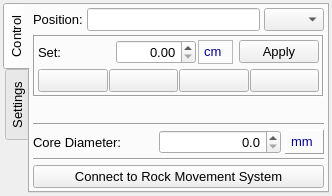
<?xml version="1.0" encoding="UTF-8"?>
<ui version="4.0">
 <class>LeuzeDistanceMeter</class>
 <widget class="QWidget" name="LeuzeDistanceMeter">
  <property name="geometry">
   <rect>
    <x>0</x>
    <y>0</y>
    <width>332</width>
    <height>196</height>
   </rect>
  </property>
  <property name="windowTitle">
   <string>Form</string>
  </property>
  <layout class="QGridLayout" name="gridLayout_3">
   <property name="leftMargin">
    <number>3</number>
   </property>
   <property name="topMargin">
    <number>3</number>
   </property>
   <property name="rightMargin">
    <number>3</number>
   </property>
   <property name="bottomMargin">
    <number>3</number>
   </property>
   <item row="0" column="0">
    <widget class="QTabWidget" name="tabWidget">
     <property name="font">
      <font>
       <pointsize>10</pointsize>
      </font>
     </property>
     <property name="tabPosition">
      <enum>QTabWidget::West</enum>
     </property>
     <property name="currentIndex">
      <number>0</number>
     </property>
     <widget class="QWidget" name="tabControl">
      <attribute name="title">
       <string>Control</string>
      </attribute>
      <layout class="QGridLayout" name="gridLayout_2">
       <property name="leftMargin">
        <number>3</number>
       </property>
       <property name="topMargin">
        <number>3</number>
       </property>
       <property name="rightMargin">
        <number>3</number>
       </property>
       <property name="bottomMargin">
        <number>3</number>
       </property>
       <property name="spacing">
        <number>4</number>
       </property>
       <item row="5" column="0" colspan="2">
        <widget class="QFrame" name="framePosControl">
         <property name="frameShape">
          <enum>QFrame::Box</enum>
         </property>
         <property name="frameShadow">
          <enum>QFrame::Sunken</enum>
         </property>
         <layout class="QGridLayout" name="gridLayout">
          <property name="leftMargin">
           <number>3</number>
          </property>
          <property name="topMargin">
           <number>3</number>
          </property>
          <property name="rightMargin">
           <number>3</number>
          </property>
          <property name="bottomMargin">
           <number>3</number>
          </property>
          <property name="verticalSpacing">
           <number>5</number>
          </property>
          <item row="0" column="0">
           <layout class="QHBoxLayout" name="horizontalLayout_3">
            <property name="spacing">
             <number>6</number>
            </property>
            <item>
             <layout class="QHBoxLayout" name="horizontalLayout_2">
              <property name="spacing">
               <number>2</number>
              </property>
              <item>
               <widget class="QLabel" name="lblSetPosition">
                <property name="font">
                 <font>
                  <pointsize>10</pointsize>
                 </font>
                </property>
                <property name="text">
                 <string>Set:</string>
                </property>
               </widget>
              </item>
              <item>
               <widget class="QDoubleSpinBox" name="dsboxSetPosition">
                <property name="minimumSize">
                 <size>
                  <width>80</width>
                  <height>0</height>
                 </size>
                </property>
                <property name="font">
                 <font>
                  <pointsize>10</pointsize>
                 </font>
                </property>
                <property name="alignment">
                 <set>Qt::AlignRight|Qt::AlignTrailing|Qt::AlignVCenter</set>
                </property>
               </widget>
              </item>
              <item>
               <widget class="QFrame" name="frame_7">
                <property name="sizePolicy">
                 <sizepolicy hsizetype="Maximum" vsizetype="Preferred">
                  <horstretch>0</horstretch>
                  <verstretch>0</verstretch>
                 </sizepolicy>
                </property>
                <property name="frameShape">
                 <enum>QFrame::StyledPanel</enum>
                </property>
                <property name="frameShadow">
                 <enum>QFrame::Raised</enum>
                </property>
                <layout class="QGridLayout" name="gridLayout_13">
                 <property name="leftMargin">
                  <number>5</number>
                 </property>
                 <property name="topMargin">
                  <number>1</number>
                 </property>
                 <property name="rightMargin">
                  <number>10</number>
                 </property>
                 <property name="bottomMargin">
                  <number>1</number>
                 </property>
                 <item row="0" column="0">
                  <widget class="QLabel" name="label_7">
                   <property name="text">
                    <string>&lt;font color=darkblue&gt;cm&lt;/font&gt;</string>
                   </property>
                  </widget>
                 </item>
                </layout>
               </widget>
              </item>
             </layout>
            </item>
            <item>
             <widget class="QPushButton" name="pbtSet">
              <property name="sizePolicy">
               <sizepolicy hsizetype="Maximum" vsizetype="Fixed">
                <horstretch>0</horstretch>
                <verstretch>0</verstretch>
               </sizepolicy>
              </property>
              <property name="minimumSize">
               <size>
                <width>0</width>
                <height>0</height>
               </size>
              </property>
              <property name="font">
               <font>
                <pointsize>10</pointsize>
               </font>
              </property>
              <property name="text">
               <string>Apply</string>
              </property>
              <property name="checkable">
               <bool>true</bool>
              </property>
             </widget>
            </item>
           </layout>
          </item>
          <item row="1" column="0">
           <layout class="QHBoxLayout" name="horizontalLayout">
            <property name="spacing">
             <number>1</number>
            </property>
            <item>
             <widget class="QPushButton" name="pbtBegin">
              <property name="minimumSize">
               <size>
                <width>0</width>
                <height>0</height>
               </size>
              </property>
              <property name="text">
               <string/>
              </property>
              <property name="iconSize">
               <size>
                <width>24</width>
                <height>24</height>
               </size>
              </property>
              <property name="checkable">
               <bool>true</bool>
              </property>
             </widget>
            </item>
            <item>
             <widget class="QPushButton" name="pbtBack">
              <property name="minimumSize">
               <size>
                <width>0</width>
                <height>0</height>
               </size>
              </property>
              <property name="text">
               <string/>
              </property>
              <property name="iconSize">
               <size>
                <width>24</width>
                <height>24</height>
               </size>
              </property>
              <property name="checkable">
               <bool>true</bool>
              </property>
             </widget>
            </item>
            <item>
             <widget class="QPushButton" name="pbtForward">
              <property name="minimumSize">
               <size>
                <width>0</width>
                <height>0</height>
               </size>
              </property>
              <property name="text">
               <string/>
              </property>
              <property name="iconSize">
               <size>
                <width>24</width>
                <height>24</height>
               </size>
              </property>
              <property name="checkable">
               <bool>true</bool>
              </property>
             </widget>
            </item>
            <item>
             <widget class="QPushButton" name="pbtEnd">
              <property name="minimumSize">
               <size>
                <width>0</width>
                <height>0</height>
               </size>
              </property>
              <property name="text">
               <string/>
              </property>
              <property name="iconSize">
               <size>
                <width>24</width>
                <height>24</height>
               </size>
              </property>
              <property name="checkable">
               <bool>true</bool>
              </property>
             </widget>
            </item>
           </layout>
          </item>
         </layout>
        </widget>
       </item>
       <item row="0" column="0" rowspan="2" colspan="2">
        <layout class="QHBoxLayout" name="horizontalLayout_8">
         <item>
          <widget class="QLabel" name="lblPosition">
           <property name="font">
            <font>
             <pointsize>10</pointsize>
            </font>
           </property>
           <property name="text">
            <string>Position:</string>
           </property>
          </widget>
         </item>
         <item>
          <widget class="QLineEdit" name="ledDistance">
           <property name="minimumSize">
            <size>
             <width>0</width>
             <height>0</height>
            </size>
           </property>
           <property name="maximumSize">
            <size>
             <width>16777215</width>
             <height>16777215</height>
            </size>
           </property>
           <property name="font">
            <font>
             <pointsize>10</pointsize>
             <weight>75</weight>
             <bold>true</bold>
            </font>
           </property>
           <property name="alignment">
            <set>Qt::AlignRight|Qt::AlignTrailing|Qt::AlignVCenter</set>
           </property>
           <property name="readOnly">
            <bool>true</bool>
           </property>
          </widget>
         </item>
         <item>
          <widget class="QComboBox" name="cboxDistance">
           <property name="maximumSize">
            <size>
             <width>60</width>
             <height>16777215</height>
            </size>
           </property>
           <property name="font">
            <font>
             <pointsize>10</pointsize>
            </font>
           </property>
          </widget>
         </item>
        </layout>
       </item>
       <item row="8" column="0" colspan="2">
        <layout class="QHBoxLayout" name="horizontalLayout_7">
         <item>
          <widget class="QLabel" name="lblCoreDiameter">
           <property name="font">
            <font>
             <pointsize>10</pointsize>
            </font>
           </property>
           <property name="text">
            <string>Core Diameter:</string>
           </property>
          </widget>
         </item>
         <item>
          <widget class="QDoubleSpinBox" name="dsboxCoreDiameter">
           <property name="font">
            <font>
             <pointsize>10</pointsize>
            </font>
           </property>
           <property name="alignment">
            <set>Qt::AlignRight|Qt::AlignTrailing|Qt::AlignVCenter</set>
           </property>
           <property name="readOnly">
            <bool>false</bool>
           </property>
           <property name="decimals">
            <number>1</number>
           </property>
           <property name="maximum">
            <double>999.000000000000000</double>
           </property>
           <property name="singleStep">
            <double>10.000000000000000</double>
           </property>
          </widget>
         </item>
         <item>
          <widget class="QFrame" name="frame_5">
           <property name="sizePolicy">
            <sizepolicy hsizetype="Maximum" vsizetype="Preferred">
             <horstretch>0</horstretch>
             <verstretch>0</verstretch>
            </sizepolicy>
           </property>
           <property name="frameShape">
            <enum>QFrame::Panel</enum>
           </property>
           <property name="frameShadow">
            <enum>QFrame::Raised</enum>
           </property>
           <layout class="QGridLayout" name="gridLayout_11">
            <property name="leftMargin">
             <number>5</number>
            </property>
            <property name="topMargin">
             <number>1</number>
            </property>
            <property name="rightMargin">
             <number>10</number>
            </property>
            <property name="bottomMargin">
             <number>1</number>
            </property>
            <item row="0" column="0">
             <widget class="QLabel" name="label_5">
              <property name="text">
               <string>&lt;font color=darkblue&gt;mm&lt;/font&gt;</string>
              </property>
             </widget>
            </item>
           </layout>
          </widget>
         </item>
        </layout>
       </item>
       <item row="6" column="0">
        <spacer name="verticalSpacer">
         <property name="orientation">
          <enum>Qt::Vertical</enum>
         </property>
         <property name="sizeHint" stdset="0">
          <size>
           <width>20</width>
           <height>40</height>
          </size>
         </property>
        </spacer>
       </item>
       <item row="10" column="0" colspan="2">
        <widget class="QPushButton" name="pbtConnect">
         <property name="text">
          <string>Connect to Rock Movement System</string>
         </property>
         <property name="checkable">
          <bool>true</bool>
         </property>
        </widget>
       </item>
       <item row="9" column="0" colspan="2">
        <widget class="Line" name="line_4">
         <property name="orientation">
          <enum>Qt::Horizontal</enum>
         </property>
        </widget>
       </item>
       <item row="7" column="0" colspan="2">
        <widget class="Line" name="line_3">
         <property name="orientation">
          <enum>Qt::Horizontal</enum>
         </property>
        </widget>
       </item>
      </layout>
     </widget>
     <widget class="QWidget" name="tabSettings">
      <attribute name="title">
       <string>Settings</string>
      </attribute>
      <layout class="QGridLayout" name="gridLayout_6">
       <property name="leftMargin">
        <number>3</number>
       </property>
       <property name="topMargin">
        <number>3</number>
       </property>
       <property name="rightMargin">
        <number>3</number>
       </property>
       <property name="bottomMargin">
        <number>3</number>
       </property>
       <property name="spacing">
        <number>3</number>
       </property>
       <item row="3" column="0" colspan="2">
        <widget class="Line" name="line">
         <property name="orientation">
          <enum>Qt::Horizontal</enum>
         </property>
        </widget>
       </item>
       <item row="1" column="0" colspan="2">
        <widget class="Line" name="line_2">
         <property name="orientation">
          <enum>Qt::Horizontal</enum>
         </property>
        </widget>
       </item>
       <item row="0" column="0" colspan="2">
        <layout class="QGridLayout" name="gridLayout_4">
         <item row="0" column="0">
          <widget class="QLabel" name="lblFrom">
           <property name="font">
            <font>
             <pointsize>10</pointsize>
            </font>
           </property>
           <property name="text">
            <string>From:</string>
           </property>
          </widget>
         </item>
         <item row="0" column="1">
          <widget class="QDoubleSpinBox" name="dsboxFrom">
           <property name="font">
            <font>
             <pointsize>10</pointsize>
            </font>
           </property>
           <property name="alignment">
            <set>Qt::AlignRight|Qt::AlignTrailing|Qt::AlignVCenter</set>
           </property>
           <property name="decimals">
            <number>2</number>
           </property>
           <property name="maximum">
            <double>2.000000000000000</double>
           </property>
           <property name="singleStep">
            <double>0.100000000000000</double>
           </property>
          </widget>
         </item>
         <item row="1" column="0">
          <widget class="QLabel" name="lblTo">
           <property name="font">
            <font>
             <pointsize>10</pointsize>
            </font>
           </property>
           <property name="text">
            <string>To:</string>
           </property>
          </widget>
         </item>
         <item row="2" column="1">
          <widget class="QDoubleSpinBox" name="dsboxStep">
           <property name="font">
            <font>
             <pointsize>10</pointsize>
            </font>
           </property>
           <property name="alignment">
            <set>Qt::AlignRight|Qt::AlignTrailing|Qt::AlignVCenter</set>
           </property>
           <property name="decimals">
            <number>2</number>
           </property>
           <property name="maximum">
            <double>2.000000000000000</double>
           </property>
           <property name="singleStep">
            <double>0.100000000000000</double>
           </property>
          </widget>
         </item>
         <item row="2" column="0">
          <widget class="QLabel" name="lblStep">
           <property name="font">
            <font>
             <pointsize>10</pointsize>
            </font>
           </property>
           <property name="text">
            <string>Step:</string>
           </property>
          </widget>
         </item>
         <item row="1" column="1">
          <widget class="QDoubleSpinBox" name="dsboxTo">
           <property name="font">
            <font>
             <pointsize>10</pointsize>
            </font>
           </property>
           <property name="alignment">
            <set>Qt::AlignRight|Qt::AlignTrailing|Qt::AlignVCenter</set>
           </property>
           <property name="decimals">
            <number>2</number>
           </property>
           <property name="maximum">
            <double>2.000000000000000</double>
           </property>
           <property name="singleStep">
            <double>0.100000000000000</double>
           </property>
          </widget>
         </item>
         <item row="1" column="2">
          <widget class="QFrame" name="frame_2">
           <property name="sizePolicy">
            <sizepolicy hsizetype="Maximum" vsizetype="Preferred">
             <horstretch>0</horstretch>
             <verstretch>0</verstretch>
            </sizepolicy>
           </property>
           <property name="frameShape">
            <enum>QFrame::Panel</enum>
           </property>
           <property name="frameShadow">
            <enum>QFrame::Raised</enum>
           </property>
           <layout class="QGridLayout" name="gridLayout_8">
            <property name="leftMargin">
             <number>5</number>
            </property>
            <property name="topMargin">
             <number>1</number>
            </property>
            <property name="rightMargin">
             <number>10</number>
            </property>
            <property name="bottomMargin">
             <number>1</number>
            </property>
            <item row="0" column="0">
             <widget class="QLabel" name="label_2">
              <property name="text">
               <string>&lt;font color=darkblue&gt;cm&lt;/font&gt;</string>
              </property>
             </widget>
            </item>
           </layout>
          </widget>
         </item>
         <item row="2" column="2">
          <widget class="QFrame" name="frame_3">
           <property name="sizePolicy">
            <sizepolicy hsizetype="Maximum" vsizetype="Preferred">
             <horstretch>0</horstretch>
             <verstretch>0</verstretch>
            </sizepolicy>
           </property>
           <property name="frameShape">
            <enum>QFrame::Panel</enum>
           </property>
           <property name="frameShadow">
            <enum>QFrame::Raised</enum>
           </property>
           <layout class="QGridLayout" name="gridLayout_9">
            <property name="leftMargin">
             <number>5</number>
            </property>
            <property name="topMargin">
             <number>1</number>
            </property>
            <property name="rightMargin">
             <number>10</number>
            </property>
            <property name="bottomMargin">
             <number>1</number>
            </property>
            <item row="0" column="0">
             <widget class="QLabel" name="label_3">
              <property name="text">
               <string>&lt;font color=darkblue&gt;cm&lt;/font&gt;</string>
              </property>
             </widget>
            </item>
           </layout>
          </widget>
         </item>
         <item row="0" column="2">
          <widget class="QFrame" name="frame">
           <property name="sizePolicy">
            <sizepolicy hsizetype="Maximum" vsizetype="Preferred">
             <horstretch>0</horstretch>
             <verstretch>0</verstretch>
            </sizepolicy>
           </property>
           <property name="frameShape">
            <enum>QFrame::Panel</enum>
           </property>
           <property name="frameShadow">
            <enum>QFrame::Raised</enum>
           </property>
           <layout class="QGridLayout" name="gridLayout_7">
            <property name="leftMargin">
             <number>5</number>
            </property>
            <property name="topMargin">
             <number>1</number>
            </property>
            <property name="rightMargin">
             <number>10</number>
            </property>
            <property name="bottomMargin">
             <number>1</number>
            </property>
            <item row="0" column="0">
             <widget class="QLabel" name="label">
              <property name="text">
               <string>&lt;font color=darkblue&gt;cm&lt;/font&gt;</string>
              </property>
             </widget>
            </item>
           </layout>
          </widget>
         </item>
        </layout>
       </item>
       <item row="2" column="0" colspan="2">
        <layout class="QGridLayout" name="gridLayout_5">
         <item row="0" column="0">
          <widget class="QLabel" name="lblCalibrLen">
           <property name="text">
            <string>Length of Calibration Sample: </string>
           </property>
          </widget>
         </item>
         <item row="0" column="1">
          <widget class="QDoubleSpinBox" name="dsboxCalibrLength">
           <property name="alignment">
            <set>Qt::AlignRight|Qt::AlignTrailing|Qt::AlignVCenter</set>
           </property>
           <property name="readOnly">
            <bool>true</bool>
           </property>
           <property name="decimals">
            <number>2</number>
           </property>
          </widget>
         </item>
         <item row="0" column="2">
          <widget class="QFrame" name="frame_4">
           <property name="sizePolicy">
            <sizepolicy hsizetype="Maximum" vsizetype="Preferred">
             <horstretch>0</horstretch>
             <verstretch>0</verstretch>
            </sizepolicy>
           </property>
           <property name="frameShape">
            <enum>QFrame::Panel</enum>
           </property>
           <property name="frameShadow">
            <enum>QFrame::Raised</enum>
           </property>
           <layout class="QGridLayout" name="gridLayout_10">
            <property name="leftMargin">
             <number>5</number>
            </property>
            <property name="topMargin">
             <number>1</number>
            </property>
            <property name="rightMargin">
             <number>10</number>
            </property>
            <property name="bottomMargin">
             <number>1</number>
            </property>
            <item row="0" column="0">
             <widget class="QLabel" name="label_4">
              <property name="text">
               <string>&lt;font color=darkblue&gt;cm&lt;/font&gt;</string>
              </property>
             </widget>
            </item>
           </layout>
          </widget>
         </item>
         <item row="1" column="0">
          <widget class="QLabel" name="lblPorosity">
           <property name="text">
            <string>Porosity of Calibration Sample:</string>
           </property>
          </widget>
         </item>
         <item row="1" column="1">
          <widget class="QDoubleSpinBox" name="dsboxPorosity">
           <property name="alignment">
            <set>Qt::AlignRight|Qt::AlignTrailing|Qt::AlignVCenter</set>
           </property>
           <property name="readOnly">
            <bool>true</bool>
           </property>
           <property name="maximum">
            <double>100.000000000000000</double>
           </property>
          </widget>
         </item>
         <item row="1" column="2">
          <widget class="QFrame" name="frame_8">
           <property name="sizePolicy">
            <sizepolicy hsizetype="Maximum" vsizetype="Preferred">
             <horstretch>0</horstretch>
             <verstretch>0</verstretch>
            </sizepolicy>
           </property>
           <property name="frameShape">
            <enum>QFrame::Panel</enum>
           </property>
           <property name="frameShadow">
            <enum>QFrame::Raised</enum>
           </property>
           <layout class="QGridLayout" name="gridLayout_14">
            <property name="leftMargin">
             <number>5</number>
            </property>
            <property name="topMargin">
             <number>1</number>
            </property>
            <property name="rightMargin">
             <number>10</number>
            </property>
            <property name="bottomMargin">
             <number>1</number>
            </property>
            <item row="0" column="0">
             <widget class="QLabel" name="label_8">
              <property name="text">
               <string>&lt;font color=darkblue&gt;% &lt;/font&gt;</string>
              </property>
             </widget>
            </item>
           </layout>
          </widget>
         </item>
        </layout>
       </item>
       <item row="4" column="0" colspan="2">
        <layout class="QHBoxLayout" name="horizontalLayout_6">
         <property name="spacing">
          <number>10</number>
         </property>
         <item>
          <layout class="QHBoxLayout" name="horizontalLayout_4">
           <property name="spacing">
            <number>2</number>
           </property>
           <item>
            <widget class="QLabel" name="lblZero">
             <property name="font">
              <font>
               <pointsize>10</pointsize>
              </font>
             </property>
             <property name="text">
              <string>Zero:</string>
             </property>
            </widget>
           </item>
           <item>
            <widget class="QDoubleSpinBox" name="dsboxZero">
             <property name="minimumSize">
              <size>
               <width>75</width>
               <height>0</height>
              </size>
             </property>
             <property name="font">
              <font>
               <pointsize>10</pointsize>
              </font>
             </property>
             <property name="alignment">
              <set>Qt::AlignRight|Qt::AlignTrailing|Qt::AlignVCenter</set>
             </property>
             <property name="readOnly">
              <bool>true</bool>
             </property>
             <property name="decimals">
              <number>2</number>
             </property>
             <property name="maximum">
              <double>2.000000000000000</double>
             </property>
             <property name="singleStep">
              <double>0.100000000000000</double>
             </property>
            </widget>
           </item>
           <item>
            <widget class="QFrame" name="frame_6">
             <property name="frameShape">
              <enum>QFrame::Panel</enum>
             </property>
             <property name="frameShadow">
              <enum>QFrame::Raised</enum>
             </property>
             <layout class="QGridLayout" name="gridLayout_12">
              <property name="leftMargin">
               <number>5</number>
              </property>
              <property name="topMargin">
               <number>1</number>
              </property>
              <property name="rightMargin">
               <number>10</number>
              </property>
              <property name="bottomMargin">
               <number>1</number>
              </property>
              <item row="0" column="0">
               <widget class="QLabel" name="label_6">
                <property name="text">
                 <string>&lt;font color=darkblue&gt;cm&lt;/font&gt;</string>
                </property>
               </widget>
              </item>
             </layout>
            </widget>
           </item>
          </layout>
         </item>
         <item>
          <layout class="QHBoxLayout" name="horizontalLayout_5">
           <property name="spacing">
            <number>2</number>
           </property>
           <item>
            <widget class="QPushButton" name="pbtSetZero">
             <property name="maximumSize">
              <size>
               <width>60</width>
               <height>16777215</height>
              </size>
             </property>
             <property name="font">
              <font>
               <pointsize>10</pointsize>
              </font>
             </property>
             <property name="text">
              <string>Set &quot;0&quot;</string>
             </property>
            </widget>
           </item>
           <item>
            <widget class="QPushButton" name="pbtClear">
             <property name="maximumSize">
              <size>
               <width>60</width>
               <height>16777215</height>
              </size>
             </property>
             <property name="text">
              <string>Clear</string>
             </property>
            </widget>
           </item>
          </layout>
         </item>
        </layout>
       </item>
      </layout>
     </widget>
    </widget>
   </item>
  </layout>
 </widget>
 <resources/>
 <connections/>
</ui>
